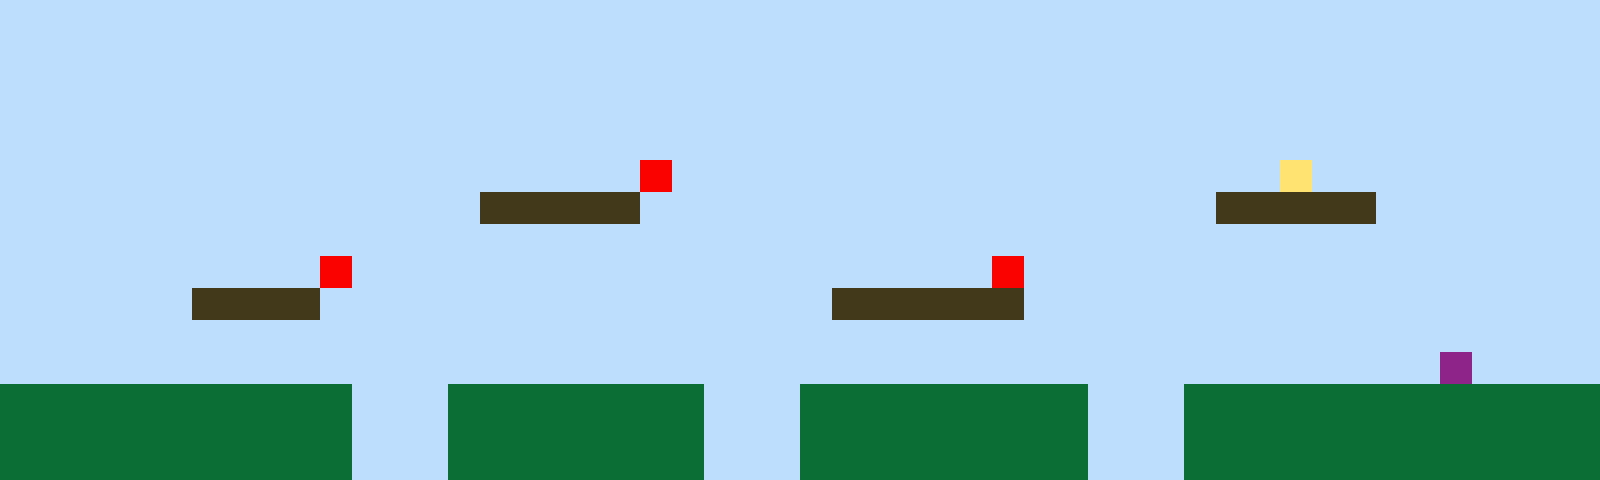

Rendered tile map (Tiled .tmx) drawn with the repository's tilesets; below, a short description and the full map source, tile grids included:
An orthogonal 50x15 tile map with 32x32 px tiles, 1 tile layer (Tile Layer 1).

<map version="1.10" tiledversion="1.11.2" orientation="orthogonal" renderorder="right-up" width="50" height="15" tilewidth="32" tileheight="32" infinite="0" nextlayerid="2" nextobjectid="1"><editorsettings><export target="map1.csv" format="csv" /></editorsettings><tileset firstgid="1" name="sprites" tilewidth="32" tileheight="32" tilecount="6" columns="3"><image source="sprites.png" width="96" height="64" /></tileset><layer id="1" name="Tile Layer 1" width="50" height="15"><data encoding="csv">1,1,1,1,1,1,1,1,1,1,1,1,1,1,1,1,1,1,1,1,1,1,1,1,1,1,1,1,1,1,1,1,1,1,1,1,1,1,1,1,1,1,1,1,1,1,1,1,1,1,1,1,1,1,1,1,1,1,1,1,1,1,1,1,1,1,1,1,1,1,1,1,1,1,1,1,1,1,1,1,1,1,1,1,1,1,1,1,1,1,1,1,1,1,1,1,1,1,1,1,1,1,1,1,1,1,1,1,1,1,1,1,1,1,1,1,1,1,1,1,1,1,1,1,1,1,1,1,1,1,1,1,1,1,1,1,1,1,1,1,1,1,1,1,1,1,1,1,1,1,1,1,1,1,1,1,1,1,1,1,1,1,1,1,1,1,1,1,1,1,1,1,1,1,1,1,1,1,1,1,1,1,1,1,1,1,1,1,1,1,1,1,1,1,1,1,1,1,1,1,1,1,1,1,1,1,1,1,1,1,1,1,1,1,1,1,1,1,1,1,1,1,1,1,1,1,1,1,1,1,1,1,1,1,1,1,1,1,1,1,1,1,1,1,1,1,1,1,1,1,1,1,1,1,1,1,1,1,1,1,1,1,1,1,1,1,1,1,1,1,5,1,1,1,1,1,1,1,1,1,1,1,1,1,1,1,1,1,1,1,4,1,1,1,1,1,1,1,1,1,1,1,1,1,1,1,1,1,1,1,1,1,1,1,1,3,3,3,3,3,1,1,1,1,1,1,1,1,1,1,1,1,1,1,1,1,1,1,3,3,3,3,3,1,1,1,1,1,1,1,1,1,1,1,1,1,1,1,1,1,1,1,1,1,1,1,1,1,1,1,1,1,1,1,1,1,1,1,1,1,1,1,1,1,1,1,1,1,1,1,1,1,1,1,1,1,1,1,1,1,1,1,1,1,1,1,1,1,1,1,5,1,1,1,1,1,1,1,1,1,1,1,1,1,1,1,1,1,1,1,1,5,1,1,1,1,1,1,1,1,1,1,1,1,1,1,1,1,1,1,1,1,1,1,1,1,3,3,3,3,1,1,1,1,1,1,1,1,1,1,1,1,1,1,1,1,3,3,3,3,3,3,1,1,1,1,1,1,1,1,1,1,1,1,1,1,1,1,1,1,1,1,1,1,1,1,1,1,1,1,1,1,1,1,1,1,1,1,1,1,1,1,1,1,1,1,1,1,1,1,1,1,1,1,1,1,1,1,1,1,1,1,1,1,1,1,1,1,1,1,1,1,1,1,1,1,1,1,1,1,1,1,1,1,1,1,1,1,1,1,1,1,1,1,1,1,1,1,1,1,1,1,1,1,1,1,1,1,1,1,1,1,1,1,1,6,1,1,1,1,2,2,2,2,2,2,2,2,2,2,2,1,1,1,2,2,2,2,2,2,2,2,1,1,1,2,2,2,2,2,2,2,2,2,1,1,1,2,2,2,2,2,2,2,2,2,2,2,2,2,2,2,2,2,2,2,2,2,2,2,2,1,1,1,2,2,2,2,2,2,2,2,1,1,1,2,2,2,2,2,2,2,2,2,1,1,1,2,2,2,2,2,2,2,2,2,2,2,2,2,2,2,2,2,2,2,2,2,2,2,2,1,1,1,2,2,2,2,2,2,2,2,1,1,1,2,2,2,2,2,2,2,2,2,1,1,1,2,2,2,2,2,2,2,2,2,2,2,2,2</data></layer></map>
